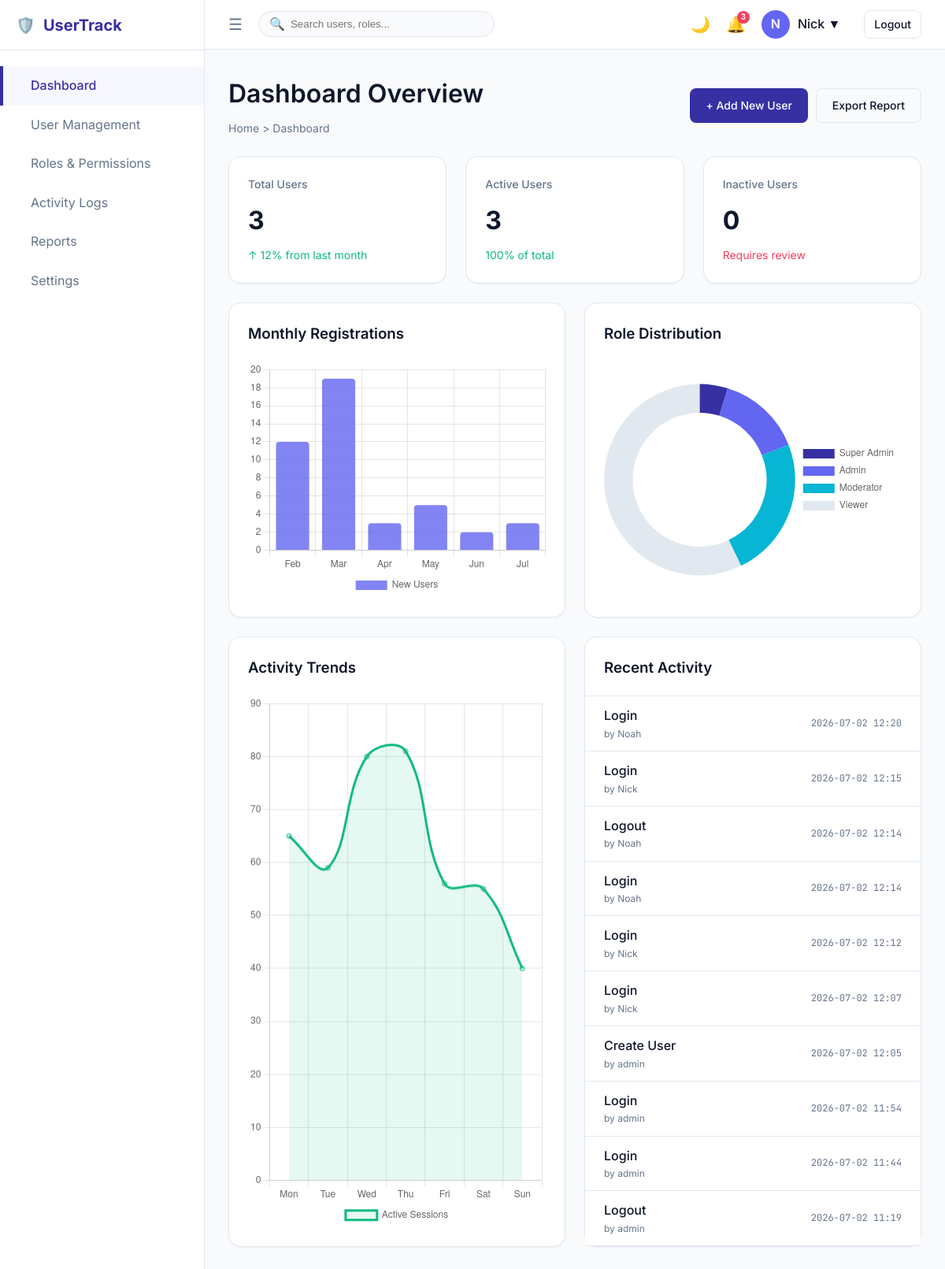
Page /dashboard (signed in) on the committed database.
### models.py (models this page shows, shortened)
class User(UserMixin, db.Model):
    id = db.Column(db.Integer, primary_key=True)
    username = db.Column(db.String(100), unique=True, nullable=False)
    email = db.Column(db.String(150), unique=True, nullable=False)
    password_hash = db.Column(db.String(255), nullable=False)
    full_name = db.Column(db.String(150))
    department = db.Column(db.String(100))
    phone = db.Column(db.String(20))
    dob = db.Column(db.Date)
    status = db.Column(db.String(20), default='Active')
    notes = db.Column(db.Text)
    created_at = db.Column(db.DateTime, default=datetime.utcnow)
    role_id = db.Column(db.Integer, db.ForeignKey('role.id'), nullable=False)

class AuditLog(db.Model):
    id = db.Column(db.Integer, primary_key=True)
    user_id = db.Column(db.Integer, db.ForeignKey('user.id'), nullable=True)
    actor_name = db.Column(db.String(150))
    action = db.Column(db.String(100))
    target = db.Column(db.String(150))
    timestamp = db.Column(db.DateTime, default=datetime.utcnow)
    ip_address = db.Column(db.String(50))
    notes = db.Column(db.Text)

### app.py (the view)
@app.route('/')
@app.route('/dashboard')
@login_required
def dashboard():
    total_users = User.query.count()
    active_users = User.query.filter_by(status='Active').count()
    inactive_users = User.query.filter_by(status='Inactive').count()
    recent_logs = AuditLog.query.order_by(AuditLog.timestamp.desc()).limit(10).all()
    return render_template('dashboard.html',
                           total_users=total_users,
                           active_users=active_users,
                           inactive_users=inactive_users,
                           recent_logs=recent_logs)

### app.py (called while the page is built)
@login_manager.user_loader
def load_user(user_id):
    return User.query.get(int(user_id))

### templates/dashboard.html
{% extends "base.html" %}
{% block content %}
<div class="page-header">
    <div>
        <h1>Dashboard Overview</h1>
        <div class="breadcrumb">Home > Dashboard</div>
    </div>
    <div style="display: flex; gap: 10px;">
        <a href="{{ url_for('user_new') }}" class="btn btn-primary">+ Add New User</a>
        <a href="{{ url_for('reports') }}" class="btn btn-outline">Export Report</a>
    </div>
</div>
<div class="dashboard-grid">
    <div class="card kpi-card">
        <div class="kpi-title">Total Users</div>
        <div class="kpi-value">{{ total_users }}</div>
        <div style="color: var(--color-success); font-size: 0.875rem; margin-top: 8px;">↑ 12% from last month</div>
    </div>
    <div class="card kpi-card">
        <div class="kpi-title">Active Users</div>
        <div class="kpi-value">{{ active_users }}</div>
        <div style="color: var(--color-success); font-size: 0.875rem; margin-top: 8px;">
            {% if total_users > 0 %}{{ (active_users / total_users * 100)|round|int }}% of total{% else %}0%{% endif %}
        </div>
    </div>
    <div class="card kpi-card">
        <div class="kpi-title">Inactive Users</div>
        <div class="kpi-value">{{ inactive_users }}</div>
        <div style="color: var(--color-danger); font-size: 0.875rem; margin-top: 8px;">Requires review</div>
    </div>
</div>
<div class="charts-grid" style="margin-bottom: 24px; min-height: 350px;">
    <div class="card" style="display: flex; flex-direction: column;">
        <h3 style="margin-bottom: 20px;">Monthly Registrations</h3>
        <div style="flex-grow: 1; position: relative; min-height: 300px;">
            <canvas id="barChart"></canvas>
        </div>
    </div>
    <div class="card" style="display: flex; flex-direction: column;">
        <h3 style="margin-bottom: 20px;">Role Distribution</h3>
        <div style="flex-grow: 1; position: relative; min-height: 300px;">
            <canvas id="pieChart"></canvas>
        </div>
    </div>
</div>
<div class="charts-grid" style="min-height: 350px;">
    <div class="card" style="display: flex; flex-direction: column;">
        <h3 style="margin-bottom: 20px;">Activity Trends</h3>
        <div style="flex-grow: 1; position: relative; min-height: 300px;">
            <canvas id="lineChart"></canvas>
        </div>
    </div>
    <div class="card" style="padding: 0; display: flex; flex-direction: column;">
        <div style="padding: 24px 24px 0 24px;">
            <h3 style="margin-bottom: 20px;">Recent Activity</h3>
        </div>
        <div class="table-container" style="border: none; border-radius: 0; border-top: 1px solid var(--color-border); flex-grow: 1; overflow-y: auto;">
            <table>
                <tbody>
                    {% for log in recent_logs %}
                    <tr>
                        <td style="padding: 12px 24px;">
                            <div style="font-weight: 500;">{{ log.action }}</div>
                            <div style="font-size: 0.75rem; color: var(--color-text-muted);">by {{ log.actor_name }}</div>
                        </td>
                        <td style="padding: 12px 24px; text-align: right;">
                            <div class="mono" style="font-size: 0.75rem; color: var(--color-text-muted);">{{ log.timestamp.strftime('%Y-%m-%d %H:%M') }}</div>
                        </td>
                    </tr>
                    {% else %}
                    <tr>
                        <td colspan="2" style="text-align: center; color: var(--color-text-muted); padding: 24px;">No recent activity</td>
                    </tr>
                    {% endfor %}
                </tbody>
            </table>
        </div>
    </div>
</div>
{% endblock %}
{% block scripts %}
<script>
    const chartOptions = {
        responsive: true,
        maintainAspectRatio: false,
        plugins: { legend: { position: 'bottom' } }
    };
    // Monthly Registrations - Bar Chart
    new Chart(document.getElementById('barChart'), {
        type: 'bar',
        data: {
            labels: ['Feb', 'Mar', 'Apr', 'May', 'Jun', 'Jul'],
            datasets: [{
                label: 'New Users',
                data: [12, 19, 3, 5, 2, 3],
                backgroundColor: 'rgba(99, 102, 241, 0.8)',
                borderRadius: 4
            }]
        },
        options: chartOptions
    });
    // Role Distribution - Doughnut Chart
    new Chart(document.getElementById('pieChart'), {
        type: 'doughnut',
        data: {
            labels: ['Super Admin', 'Admin', 'Moderator', 'Viewer'],
            datasets: [{
                data: [1, 3, 5, 12],
                backgroundColor: [
                    '#3730A3', '#6366F1', '#06B6D4', '#E2E8F0'
                ],
                borderWidth: 0
            }]
        },
        options: {
            responsive: true,
            maintainAspectRatio: false,
            cutout: '70%',
            plugins: { legend: { position: 'right' } }
        }
    });
    // Activity Trends - Line Chart
    new Chart(document.getElementById('lineChart'), {
        type: 'line',
        data: {
            labels: ['Mon', 'Tue', 'Wed', 'Thu', 'Fri', 'Sat', 'Sun'],
            datasets: [{
                label: 'Active Sessions',
                data: [65, 59, 80, 81, 56, 55, 40],
                borderColor: '#10B981',
                tension: 0.4,
                fill: true,
                backgroundColor: 'rgba(16, 185, 129, 0.1)'
            }]
        },
        options: chartOptions
    });
</script>
{% endblock %}

### templates/base.html (shortened to what this page needs)
<!DOCTYPE html>
<html lang="en">
<head>
    <link rel="stylesheet" href="{{ url_for('static', filename='css/style.css') }}?v=2.0">
</head>
<body>
    <div class="app-container">
        <aside class="sidebar" id="sidebar">
            <div class="sidebar-header">
                <div class="sidebar-logo">
                    <span class="nav-icon">🛡️</span>
                    <span class="logo-text">UserTrack</span>
                </div>
            </div>
            <nav class="sidebar-nav">
                <a href="{{ url_for('dashboard') }}" class="nav-item {{ 'active' if request.endpoint == 'dashboard' else '' }}">
                    <span class="nav-text">Dashboard</span>
                </a>
                <a href="{{ url_for('users_list') }}" class="nav-item {{ 'active' if 'user' in request.endpoint else '' }}">
                    <span class="nav-text">User Management</span>
                </a>
                <a href="{{ url_for('roles_list') }}" class="nav-item {{ 'active' if request.endpoint == 'roles_list' else '' }}">
                    <span class="nav-text">Roles & Permissions</span>
                </a>
                <a href="{{ url_for('logs_list') }}" class="nav-item {{ 'active' if request.endpoint == 'logs_list' else '' }}">
                    <span class="nav-text">Activity Logs</span>
                </a>
                <a href="{{ url_for('reports') }}" class="nav-item {{ 'active' if request.endpoint == 'reports' else '' }}">
                    <span class="nav-text">Reports</span>
                </a>
                <a href="{{ url_for('settings') }}" class="nav-item {{ 'active' if request.endpoint == 'settings' else '' }}">
                    <span class="nav-text">Settings</span>
                </a>
            </nav>
        </aside>
        <main class="main-content">
            <header class="top-navbar">
                <div class="navbar-left">
                    <button class="icon-btn" id="sidebarToggle">☰</button>
                    <div class="search-bar">
                        <span class="search-icon">🔍</span>
                        <input type="text" class="search-input" placeholder="Search users, roles...">
                    </div>
                </div>
                <div class="navbar-right">
                    <button class="icon-btn" id="themeToggle">🌙</button>
                    <button class="icon-btn">
                        🔔
                        <span class="badge">3</span>
                    </button>
                    <div class="user-profile">
                        <div class="avatar">{{ current_user.username[0]|upper }}</div>
                        <span style="font-weight: 500;">{{ current_user.full_name or current_user.username }} ▼</span>
                    </div>
                    <a href="{{ url_for('logout') }}" class="btn btn-outline" style="padding: 6px 12px; margin-left: 10px;">Logout</a>
                </div>
            </header>
            <div class="page-content">
                {% block content %}{% endblock %}
            </div>
        </main>
    </div>
    {% block scripts %}{% endblock %}
</body>
</html>

### rows in the picture
User: username "N", full_name "Nick"
AuditLog: action "Login", actor_name "Noah", timestamp "2026-07-02 12:20"
AuditLog: action "Login", actor_name "Nick", timestamp "2026-07-02 12:15"
AuditLog: action "Logout", actor_name "Noah", timestamp "2026-07-02 12:14"
AuditLog: action "Login", actor_name "Noah", timestamp "2026-07-02 12:14"
AuditLog: action "Login", actor_name "Nick", timestamp "2026-07-02 12:12"
AuditLog: action "Login", actor_name "Nick", timestamp "2026-07-02 12:07"
AuditLog: action "Create User", actor_name "admin", timestamp "2026-07-02 12:05"
AuditLog: action "Login", actor_name "admin", timestamp "2026-07-02 11:54"
AuditLog: action "Login", actor_name "admin", timestamp "2026-07-02 11:44"
AuditLog: action "Logout", actor_name "admin", timestamp "2026-07-02 11:19"

### other values in the picture
{{ total_users }} "3"
{{ active_users }} "3"
{{ (active_users / total_users * 100)|round|int }} "100"
{{ inactive_users }} "0"
